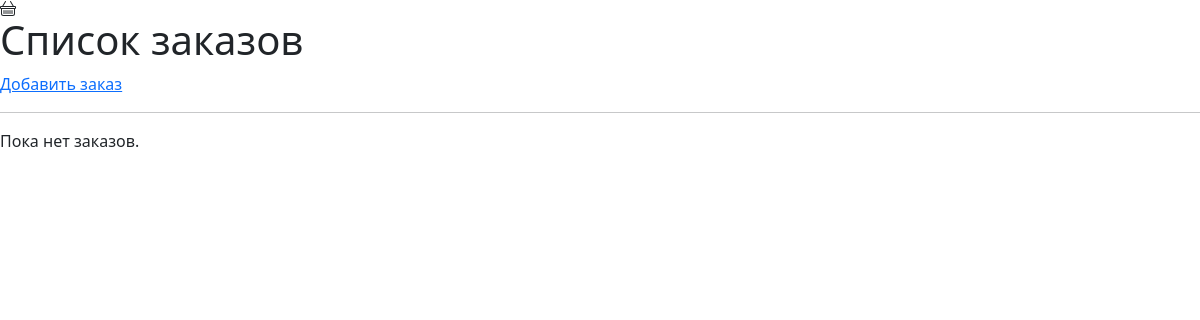
Page /basket/buy/ on the earlier database version.
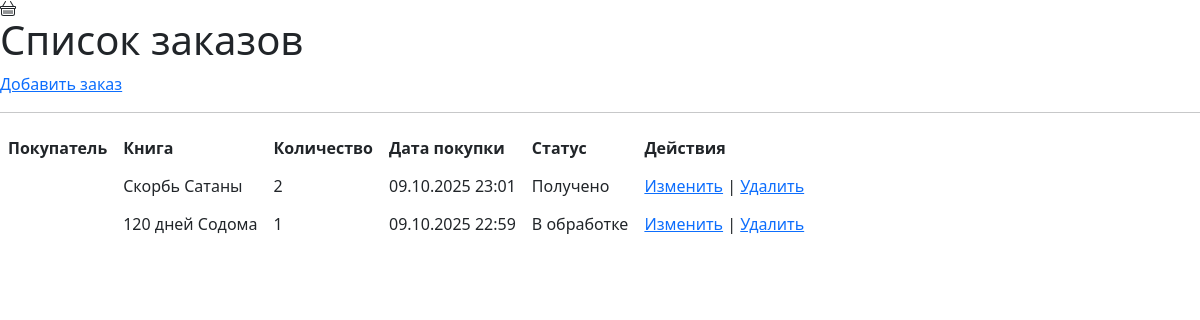
Same page on the later database version.
### basket/models.py (models this page shows, shortened)
class BuyedBooks(models.Model):
    buyer_name = models.CharField(verbose_name='Имя покупателя', max_length=100, null=True)
    book = models.ForeignKey('books.Books', on_delete=models.CASCADE)
    quantity = models.PositiveIntegerField(verbose_name='Количество', default=1)
    buying_date = models.DateTimeField(auto_now_add=True)
    status = models.CharField(verbose_name='Статус заказа', default='В обработке')
    class Meta:
        verbose_name = 'купленная книга'
        verbose_name_plural = 'купленные книги'

### books/models.py (models this page shows, shortened)
class Books(models.Model):
    title = models.CharField(max_length=100, verbose_name='Напишите название книги')
    description = models.TextField(verbose_name='Напишите описание книги')
    image = models.ImageField(upload_to='books/', verbose_name='Выберите изображение книги')
    quantity_page = models.PositiveIntegerField(verbose_name='Количество страниц')
    author = models.CharField(max_length=100, blank=True, verbose_name='Автор книги')
    book_audio = models.URLField(blank=True, null=True, verbose_name='Ссылка на аудиокнигу')
    created_at = models.DateTimeField(auto_now_add=True, null=True)
    class Meta:
        verbose_name = 'книга'
        verbose_name_plural = 'книги'

### basket/views.py (the view)
# urls.py: path('buy/', views.readBuy, name='buy_list'),
def readBuy(request):
    if request.method == 'GET':
        orders = models.BuyedBooks.objects.all().order_by('-id')
    return render(request, template_name='basket/buy_list.html',
                  context={'orders': orders})

### templates/basket/buy_list.html (shortened to what this page needs)
{% load static %}
<link href="https://cdn.jsdelivr.net/npm/bootstrap@5.3.3/dist/css/bootstrap.min.css" rel="stylesheet">
</head>
<body>
<h1>Список заказов</h1>
    <a href="{% url 'create_buy' %}">Добавить заказ</a>
    <hr>
    {% if orders %}
        <table cellpadding="8">
            <tr>
                <th>Покупатель</th>
                <th>Книга</th>
                <th>Количество</th>
                <th>Дата покупки</th>
                <th>Статус</th>
                <th>Действия</th>
            </tr>
            {% for order in orders %}
            <tr>
                <td>{{ order.buyer.name }}</td>
                <td>{{ order.book.title }}</td>
                <td>{{ order.quantity }}</td>
                <td>{{ order.buying_date|date:"d.m.Y H:i" }}</td>
                <td>{{ order.status }}</td>
                <td>
                    <a href="{% url 'update_buy' order.id %}">Изменить</a> |
                    <a href="{% url 'delete_buy' order.id %}">Удалить</a>
                </td>
            </tr>
            {% endfor %}
        </table>
    {% else %}
        <p>Пока нет заказов.</p>
    {% endif %}
</body>
</html>

Differences in the rows shown:
added BuyedBooks: book "Скорбь Сатаны", quantity "2", buying_date "09.10.2025 23:01", status "Получено"
added BuyedBooks: book "120 дней Содома", quantity "1", buying_date "09.10.2025 22:59", status "В обработке"
Other differences:
text no longer shown: "Пока нет заказов."
text now shown: "Покупатель Книга Количество Дата покупки Статус Действия"
